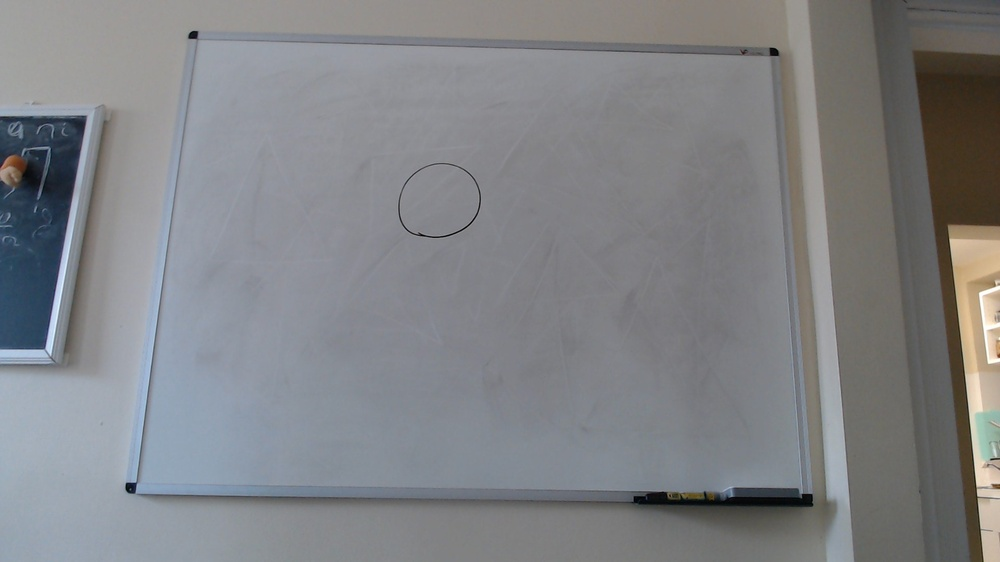
//> input picture training_data/Circle/WIN_20240427_17_04_14_Pro.jpg, 1000 x 562 px, shrunk from 1920 x 1080 before the run, given in place of the camera
$ ./triangle   (built with g++ and OpenCV 4)
//> lines starting //> are read from the running program, lines starting //| are printed output that depends on the picture; after the words box and inside, x2 and y2 are one past the last pixel; in counts of white or black regions, pixels touching at a corner belong together
#include "opencv2/objdetect.hpp"
#include "opencv2/imgproc.hpp"
#include "opencv2/videoio.hpp"
#include "opencv2/highgui.hpp"
#include <iostream>
#include <unistd.h>
using namespace std;
using namespace cv;
void detectAndDisplay( Mat frame );

cv::CascadeClassifier triangle_cascade;
CascadeClassifier rectangle_cascade;
CascadeClassifier circle_cascade;

int main( int argc, const char** argv )
{

// load classifiers
if( !triangle_cascade.load("../training_data/triangle_cascade/cascade.xml") )
	{
		cout << "error loading triangle cascade\n";
		return -1;
	};
if( !rectangle_cascade.load("../training_data/rectangle_cascade/cascade.xml") )
	{
		cout << "error loading rectangle cascade\n";
		return -1;
	};
if( !circle_cascade.load("../training_data/circle_cascade/cascade.xml") )
	{
		cout << "error loading circle cascade\n";
		return -1;
	};

// read video stream
VideoCapture capture;
capture.open(0);

if ( ! capture.isOpened() )
	{
		cout << "error opening video capture\n";
		return -1;
	}

Mat frame;
while ( capture.read(frame) )
	{
//> frame is the input picture: 562 rows x 1000 cols, CV_8UC3; mean B, G, R 133.3, 130.4, 128.8
		if( frame.empty() )
		{
			cout << "no captured frame - break\n";
			break;
	        }
		// code to detect and display
		Mat frame_gray;
		cvtColor(frame, frame_gray, COLOR_BGR2GRAY);
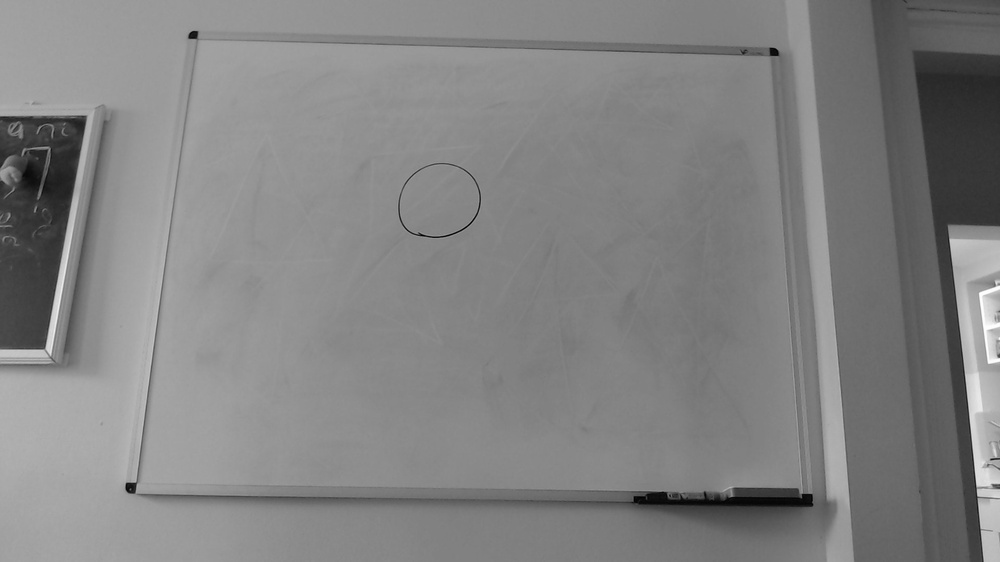
//> frame_gray: 562 rows x 1000 cols, CV_8UC1; min 0, max 254, mean 130.2
		equalizeHist(frame_gray, frame_gray);
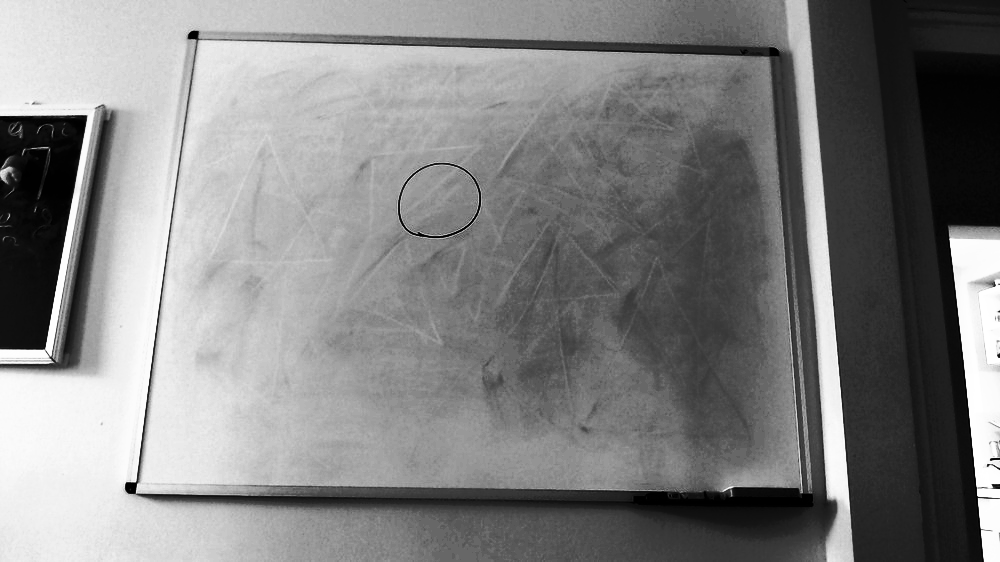
//> frame_gray: 562 rows x 1000 cols, CV_8UC1; min 0, max 255, mean 129.2

		// detect shapes
		std::vector<Rect> triangles;
		triangle_cascade.detectMultiScale(frame_gray, triangles);
//> triangles = 52 Rects (x, y, width, height), first 8: [183, 15, 28, 28], [566, 118, 40, 40], [490, 143, 41, 41], [367, 237, 35, 35], [396, 247, 46, 46], [197, 256, 25, 25], [359, 277, 112, 112], [189, 350, 30, 30]
		// [6 lines of commented-out code are left out]
		for ( size_t i = 0; i < triangles.size(); i++ ) {
			Point center( triangles[i].x + triangles[i].width/2, triangles[i].y + triangles[i].height/2 );
			ellipse( frame, center, Size( triangles[i].width/2, triangles[i].height/2 ), 0, 0, 360, Scalar( 255, 0, 255 ), 4 );
		}
//> this loop made 52 passes
//> center on passes 1 to 12: Point(197, 29), Point(586, 138), Point(510, 163), Point(384, 254), Point(419, 270), Point(209, 268), Point(415, 333), Point(204, 365), Point(680, 379), Point(645, 118), Point(492, 376), Point(670, 412)
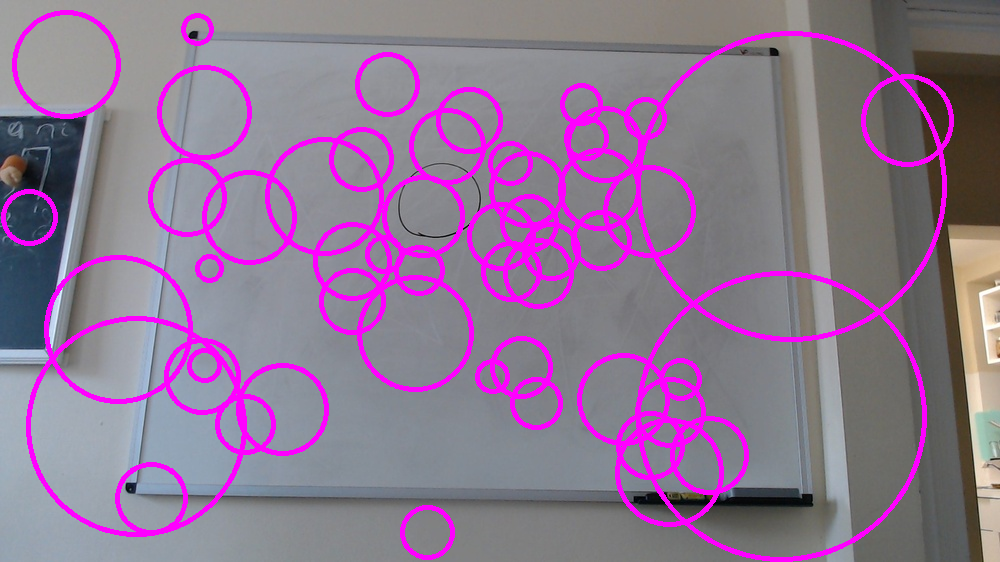
//> frame: 562 rows x 1000 cols, CV_8UC3; 10.39% of pixels changed, all inside (x1, y1, x2, y2) = (1, 10, 954, 562)
		// output what was detected
		//cout << "Triangles: " << triangles.size() << "\n";
		cout << "triangles: " << triangles.size() << "\n";
//| triangles: 52
		//cout << "Rectangles: " << rectangles.size() << "\n";

	    imshow( "triangle detection", frame );
		if( waitKey(10) == 27 )
//> the Esc key is pressed
		 {
		 break; // escape
		 }

	}

return 0;

}
